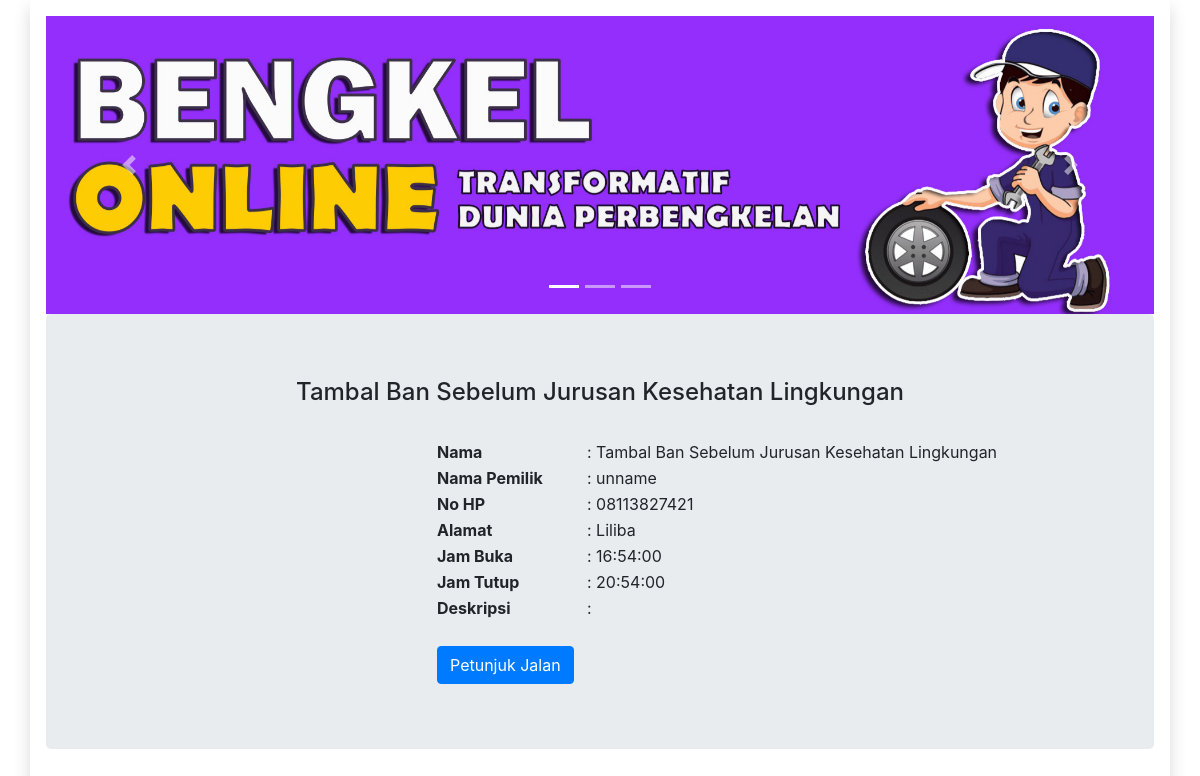
The app's page /detail_bengkel.php?id=3 with its own data.
### tables this page shows
CREATE TABLE `bengkel` (
  `id_bengkel` int(6) NOT NULL,
  `image` varchar(100) NOT NULL,
  `nama_bengkel` text NOT NULL,
  `nama_pemilik` text NOT NULL,
  `no_hp` varchar(15) NOT NULL,
  `alamat` text NOT NULL,
  `jam_buka` time NOT NULL,
  `jam_tutup` time NOT NULL
);

### detail_bengkel.php (the view, shortened to what this page needs)
<!DOCTYPE html>
<html lang="en">
<head>
   <link rel="stylesheet" href="https://maxcdn.bootstrapcdn.com/bootstrap/4.5.2/css/bootstrap.min.css">
</head>
<body class="color-change-3x">
   <div class="container  shadow p-3 mb-3 bg-white">
      <div id="demo" class="carousel slide" data-ride="carousel">
         <ul class="carousel-indicators">
            <li data-target="#demo" data-slide-to="0" class="active"></li>
            <li data-target="#demo" data-slide-to="1"></li>
            <li data-target="#demo" data-slide-to="2"></li>
         </ul>
         <div class="carousel-inner">
            <div class="carousel-item active">
               <img src="image/01.jpg" width="100%" height="100%" alt="Bengkel">
            </div>
         </div>
         <a class="carousel-control-prev" href="#demo" data-slide="prev">
            <span class="carousel-control-prev-icon"></span>
         </a>
         <a class="carousel-control-next" href="#demo" data-slide="next">
            <span class="carousel-control-next-icon"></span>
         </a>
      </div>
      <?php
      include "superadmin/konektor.php";
      $id_bengkel = $_GET['id'];
      $bengkel = mysqli_fetch_assoc(mysqli_query($konektor, "SELECT * FROM bengkel WHERE id_bengkel = '$id_bengkel'"));
      ?>
      <div class="jumbotron text-center">
         <h4><?= $bengkel['nama_bengkel'] ?></h4>
         <br>
         <div class="row">
            <div class="col-sm-4">
            </div>
            <div class="col-sm-8">
               <table>
                  <tr>
                     <th width="150px" style="text-align: left">Nama</th>
                     <td style="text-align: left">: <?= $bengkel['nama_bengkel'] ?></td>
                  </tr>
                  <tr>
                     <th width="150px" style="text-align: left">Nama Pemilik</th>
                     <td style="text-align: left">: <?= $bengkel['nama_pemilik'] ?></td>
                  </tr>
                  <tr>
                     <th width="150px" style="text-align: left">No HP</th>
                     <td style="text-align: left">: <?= $bengkel['no_hp'] ?></td>
                  </tr>
                  <tr>
                     <th width="150px" style="text-align: left">Alamat</th>
                     <td style="text-align: left">: <?= $bengkel['alamat'] ?></td>
                  </tr>
                  <tr>
                     <th width="150px" style="text-align: left">Jam Buka</th>
                     <td style="text-align: left">: <?= $bengkel['jam_buka'] ?></td>
                  </tr>
                  <tr>
                     <th width="150px" style="text-align: left">Jam Tutup</th>
                     <td style="text-align: left">: <?= $bengkel['jam_tutup'] ?></td>
                  </tr>
                  <tr>
                     <th width="150px" style="text-align: left">Deskripsi</th>
                     <td style="text-align: left">:
                     </td>
                  </tr>
                  <tr>
                     <?php
                     $lok = mysqli_fetch_assoc(mysqli_query($konektor, "SELECT * FROM lokasi_bengkel, bengkel WHERE bengkel.id_bengkel = lokasi_bengkel.id_bengkel AND lokasi_bengkel.id_bengkel = '" . $bengkel['id_bengkel'] . "'"))
                     ?>
                     <th colspan="2" width="150px" style="text-align: left"> <br> <a href="https://www.google.com/maps/place/<?= $lok['latitude'] ?>,<?= $lok['longitude'] ?>" class="btn btn-primary" style="float: left"> Petunjuk Jalan</a></th>
                  </tr>
               </table>
            </div>
         </div>
      </div>
</body>
</html>

### detail_bengkel.php (style rules this page uses)
.color-change-3x { -webkit-animation: color-change-3x 4s linear infinite alternate both; animation: color-change-3x 4s linear infinite alternate both; }

### records on screen
bengkel: nama_bengkel "Tambal Ban Sebelum Jurusan Kesehatan Lingkungan", nama_pemilik "unname", no_hp "08113827421", alamat "Liliba", jam_buka "16:54:00", jam_tutup "20:54:00"
